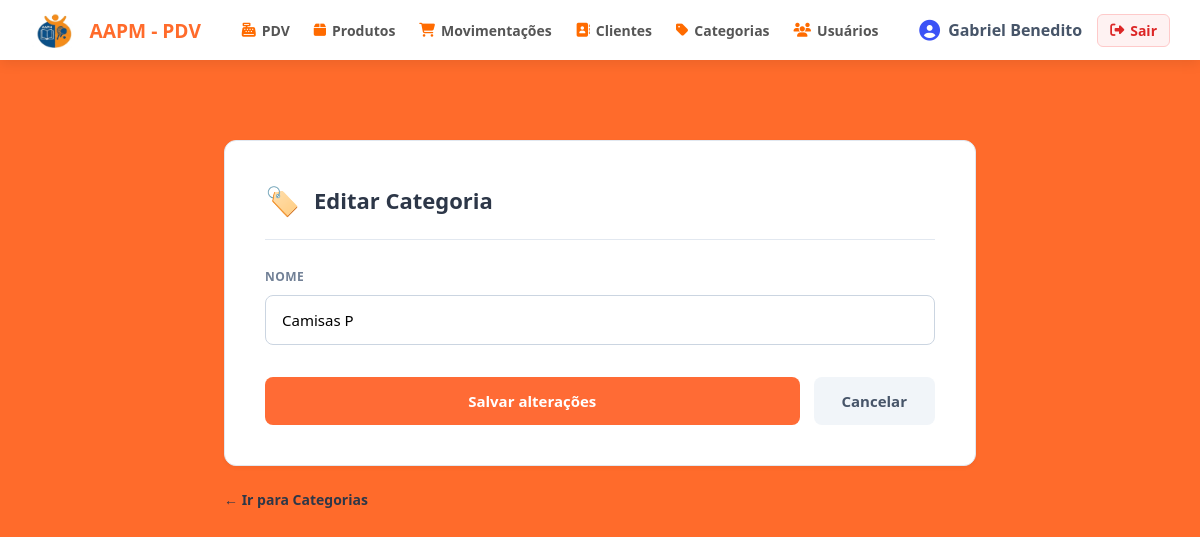
The app's page /categorias/1/editar (signed in), older data.
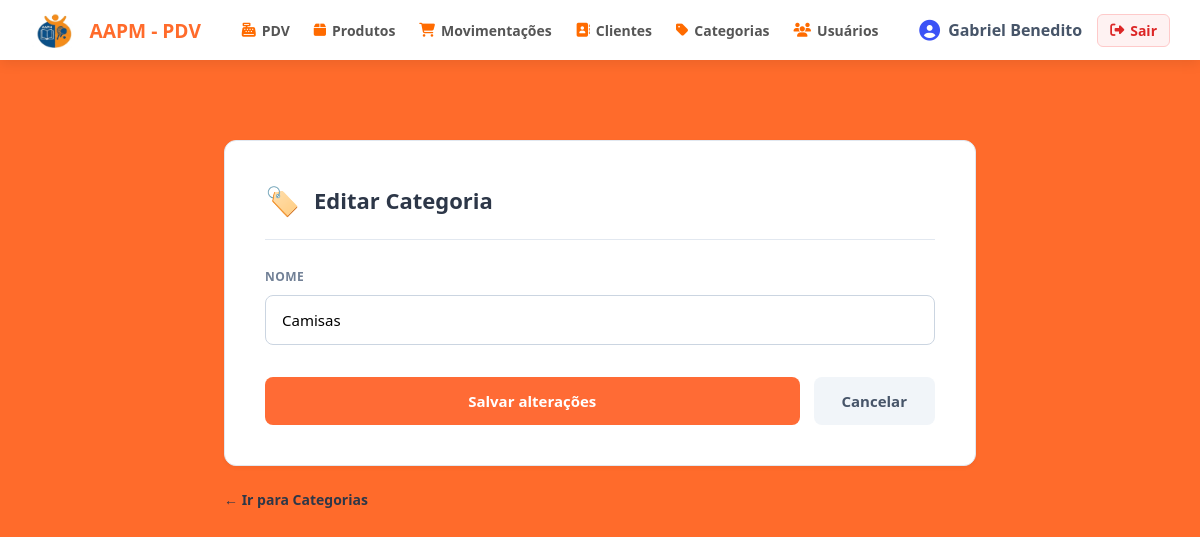
The same page, newer data.
### app/models/categoria.py (models this page shows)
class Categoria(Base):
    __tablename__ = "categorias"
    id = Column(Integer, primary_key=True, autoincrement=True, index=True)
    nome = Column(String(100), nullable=False, unique=True)
    ativo = Column(Boolean, default=True)
    produtos = relationship("Produto", back_populates="categoria", lazy="select")

### app/controllers/categoria_controller.py (the view)
@router.get("/{categoria_id}/editar")
def form_editar_categoria(
    categoria_id: int,
    request: Request,
    db: Session = Depends(get_db),
    admin = Depends(get_admin)
):
    editando = db.query(Categoria).filter(
        Categoria.id == categoria_id
    ).first()
    if not editando:
        return RedirectResponse(url="/categorias", status_code=302)
    return templates.TemplateResponse(
        request,
        "categorias/form.html",
        {
            "request":  request,
            "usuario":  admin,
            "editando": editando,
        }
    )

### app/templates/categorias/form.html (shortened to what this page needs)
{% extends "base.html" %}
{% block content %}
<div class="page-container">
    <div class="form-card">
        <div class="header-info">
            <span class="header-icon">🏷️</span>
            <div class="header-title">
                {% if editando %}Editar Categoria{% else %}Nova Categoria{% endif %}
            </div>
        </div>
        <form action="{% if editando %}/categorias/{{ editando.id }}/editar{% else %}/categorias/nova{% endif %}" method="post">
            <div class="form-group">
                <label for="nome">Nome</label>
                <input
                    type="text"
                    id="nome"
                    name="nome"
                    placeholder="Digite o nome da categoria"
                    value="{% if editando %}{{ editando.nome }}{% elif valores %}{{ valores.nome }}{% endif %}"
                    required
                    autofocus
                >
            </div>
            <div class="actions-container">
                <button type="submit" class="btn-salvar">
                    {% if editando %}Salvar alterações{% else %}Criar categoria{% endif %}
                </button>
                <a href="/categorias" class="btn-cancelar">Cancelar</a>
            </div>
        </form>
    </div>
    <a href="/categorias" class="back-link">
        ← Ir para Categorias
    </a>
</div>
{% endblock %}

Row changes from the older to the newer data that the page shows:
changed Categoria: nome "Camisas P" → "Camisas"
